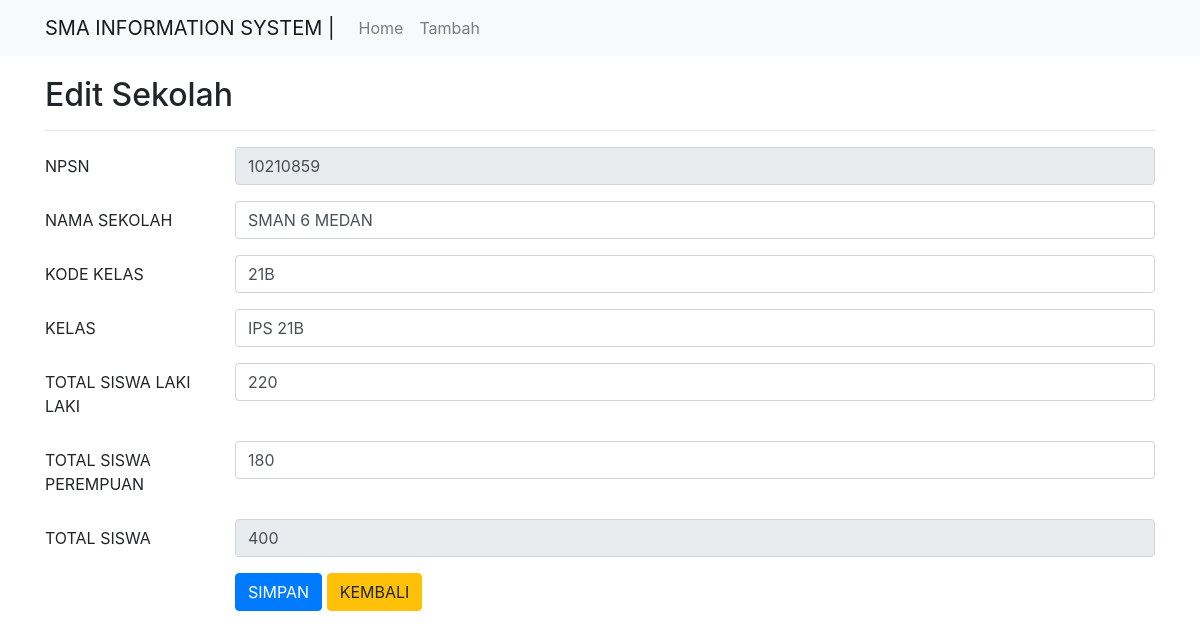
Page /edit.php?npsn=10210859 on the committed database.
### tables this page shows
CREATE TABLE `sekolah` (
  `npsn` varchar(11) NOT NULL,
  `nama` varchar(100) NOT NULL,
  `kode` varchar(10) NOT NULL,
  `kelas` varchar(10) NOT NULL,
  `totalLaki` varchar(5) NOT NULL,
  `totalPerempuan` varchar(5) NOT NULL,
  `total` int(11) NOT NULL
);

### edit.php (the view, shortened to what this page needs)
<?php include('config.php'); ?>
<!DOCTYPE html>
<html>
<head>
	<link rel="stylesheet" href="https://stackpath.bootstrapcdn.com/bootstrap/4.1.3/css/bootstrap.min.css">
</head>
<body>
	<nav class="navbar navbar-expand-lg navbar-light bg-light">
		<div class="container">
			<a class="navbar-brand" href="#">SMA INFORMATION SYSTEM	|</a>
			<div class="collapse navbar-collapse" id="navbarSupportedContent">
				<ul class="navbar-nav mr-auto">
					<li class="nav-item">
						<a class="nav-link" href="index.php">Home</a>
					</li>
					<li class="nav-item">
						<a class="nav-link" href="tambah.php">Tambah</a>
					</li>
				</ul>
			</div>
		</div>
	</nav>
	<div class="container" style="margin-top:20px">
		<h2>Edit Sekolah</h2>
		<hr>
		<?php
		if(isset($_GET['npsn'])){
			$npsn = $_GET['npsn'];
			$select = mysqli_query($koneksi, "SELECT * FROM sekolah WHERE npsn='$npsn'") or die(mysqli_error($koneksi));
			if(mysqli_num_rows($select) == 0){
				echo '<div class="alert alert-warning">ID tidak ada dalam database.</div>';
				exit();
			}else{
				$data = mysqli_fetch_assoc($select);
			}
		}
		?>
		<form action="edit.php?npsn=<?php echo $npsn; ?>" method="post">
		<div class="form-group row">
				<label class="col-sm-2 col-form-label">NPSN</label>
				<div class="col-sm-10">
					<input type="text" name="npsn" value="<?= $npsn; ?>" class="form-control" size="4" readonly>
				</div>
			</div>
			<div class="form-group row">
				<label class="col-sm-2 col-form-label">NAMA SEKOLAH</label>
				<div class="col-sm-10">
					<input type="text" name="nama" value="<?= $data['nama']; ?>" class="form-control" required>
				</div>
			</div>
			<div class="form-group row">
				<label class="col-sm-2 col-form-label">KODE KELAS</label>
				<div class="col-sm-10">
					<input type="text" name="kodeKelas" value="<?= $data['kode']; ?>" class="form-control" required>
				</div>
			</div>
			<div class="form-group row">
				<label class="col-sm-2 col-form-label">KELAS</label>
				<div class="col-sm-10">
					<input type="text" name="kelas" value="<?= $data['kelas']; ?>" class="form-control" required>
				</div>
			</div>
			<div class="form-group row">
				<label class="col-sm-2 col-form-label">TOTAL SISWA LAKI LAKI</label>
				<div class="col-sm-10">
					<input type="number" name="totalLaki" id="totalLaki" value="<?= $data['totalLaki']; ?>" class="form-control" onkeyup="hitung()" required>
				</div>
			</div>
			<div class="form-group row">
				<label class="col-sm-2 col-form-label">TOTAL SISWA PEREMPUAN</label>
				<div class="col-sm-10">
					<input type="number" name="totalPerempuan" id="totalPerempuan" value="<?= $data['totalPerempuan']; ?>" class="form-control" onkeyup="hitung()" required>
				</div>
			</div>
			<div class="form-group row">
				<label class="col-sm-2 col-form-label">TOTAL SISWA</label>
				<div class="col-sm-10">
					<input type="number" name="total" id="hasil" value="<?= $data['total']; ?>" class="form-control" readonly>
				</div>
			</div>
			<div class="form-group row">
				<label class="col-sm-2 col-form-label">&nbsp;</label>
				<div class="col-sm-10">
					<input type="submit" name="submit" class="btn btn-primary" value="SIMPAN">
					<a href="index.php" class="btn btn-warning" value="KEMBALI">KEMBALI</a>
				</div>
			</div>
		</form>
	</div>
</body>
</html>

### rows in the picture
sekolah: nama "SMAN 6 MEDAN", kodeKelas "21B", kelas "IPS 21B", totalLaki "220", totalPerempuan "180", total "400"
